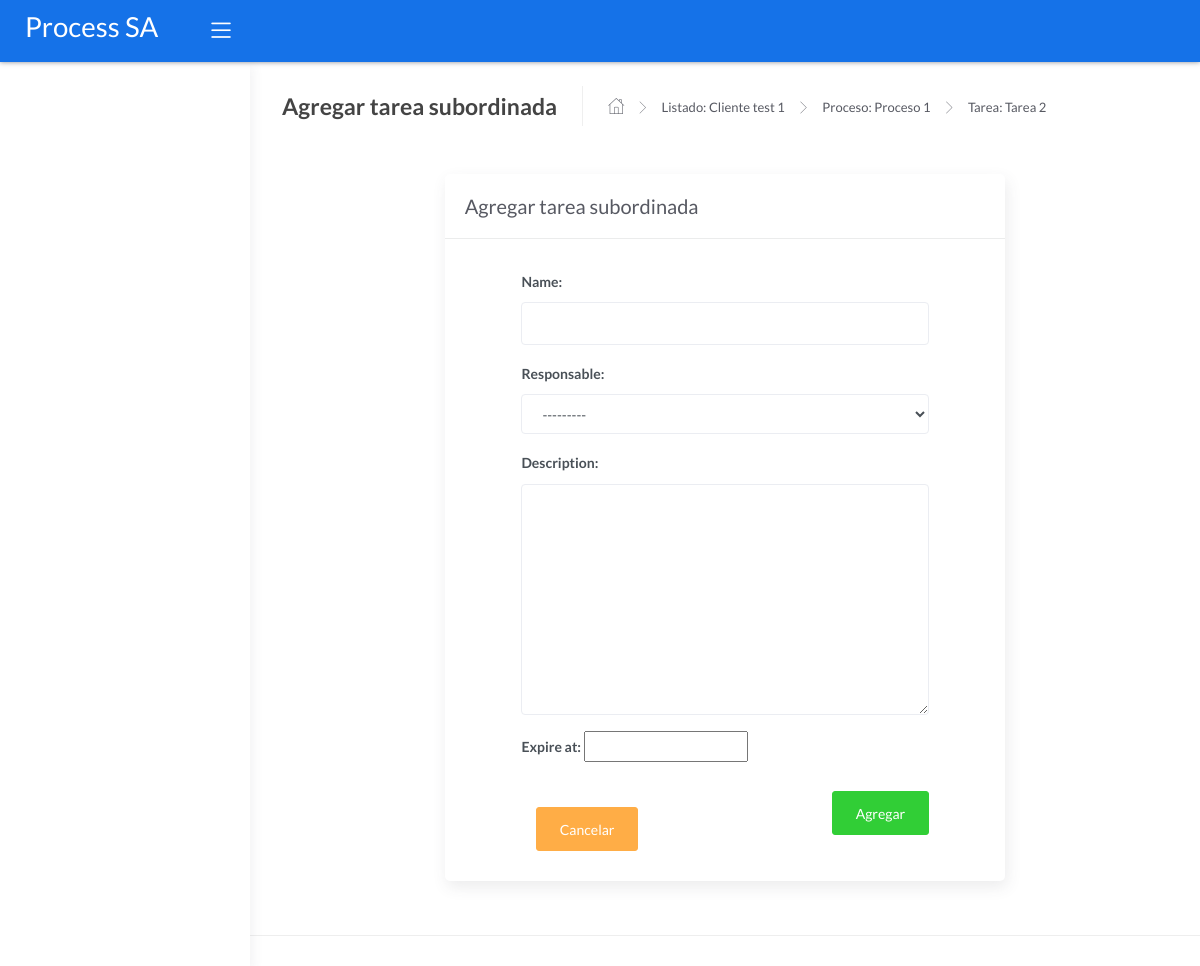
Screenshot of /process_detail/3/3/2/agregar_subordinada with the database file from the repository.
### processCore/models.py (models this page shows, shortened)
class Client(models.Model):
    name = models.CharField(max_length=100)
    email = models.EmailField()
    description = models.TextField(max_length=200)
    created_at = models.DateTimeField(auto_now_add=True)
    disabled = models.BooleanField(default = False)

class Process(models.Model):
    client = models.ForeignKey('Client', on_delete = models.CASCADE)
    name = models.CharField(max_length=50)
    description = models.TextField()
    created_at = models.DateTimeField(auto_now_add=True)
    disabled = models.BooleanField(default = False)

class Task(models.Model):
    autor = models.ForeignKey(
        settings.AUTH_USER_MODEL,
        on_delete=models.CASCADE,
        null=True)
    process = models.ForeignKey('Process', on_delete = models.CASCADE)
    name = models.CharField(max_length=50)
    responsable = models.ForeignKey('processAuth.userModel', on_delete = models.CASCADE, blank=True)
    description = models.TextField()
    created_at = models.DateTimeField(auto_now_add=True)
    expire_at = models.DateTimeField()
    status = models.IntegerField(choices = TASK_STATUS, default=4)

### processAuth/models.py (models this page shows)
class userModel(models.Model):
    user = models.OneToOneField(User, on_delete=models.CASCADE)
    name = models.CharField(max_length=100)
    email = models.EmailField()
    role = models.IntegerField(choices = USER_ROLE)
    created_at = models.DateTimeField(auto_now_add=True)
    disabled = models.BooleanField(default = False)
    def __str__(self):
        return self.name

### processCore/views.py (the view)
# urls.py: path('process_detail/<int:client_pk>/<int:process_pk>/<int:task_pk>/agregar_subordinada', views.agregar_subordinada, name="agregar_subordinada"),
def agregar_subordinada(request, client_pk, process_pk, task_pk):
    if request.method == 'POST':
        form = subordinadaForm(request.POST)
        if form.is_valid():
            TareaSubordinada = form.save(commit=False)
            TareaSubordinada.task = Task.objects.get(pk=task_pk)
            TareaSubordinada.save()
            return redirect('process_detail', client_pk=client_pk, process_pk=process_pk)
    else:
        form = subordinadaForm()
    context = {}
    context['client'] = Client.objects.get(pk=client_pk)
    context['process'] = Process.objects.get(pk=process_pk)
    context['task'] = Task.objects.get(pk=task_pk)
    context['form'] = form
    return render(request, 'forms/agregar_subordinada.html', context=context)

### processCore/forms.py
class subordinadaForm(forms.ModelForm):
    class Meta:
        model = TareaSubordinada
        fields = ('name', 'responsable', 'description', 'expire_at',)
        widgets = {
            'name': forms.TextInput(attrs={'class': 'form-control'}),
            'responsable': forms.Select(attrs={'class': 'form-control'}),
            'description': forms.Textarea(attrs={'class': 'form-control'}),
            'expire_at': forms.DateTimeInput(),
        }

### processCore/templates/forms/agregar_subordinada.html (shortened to what this page needs)
{% extends 'layouts/base.html' %}
{% block content %}
    <div class="page-inner">
        <div class="page-header">
            <h4 class="page-title"> Agregar tarea subordinada</h4>
            <ul class="breadcrumbs">
                <li class="nav-home">
                    <a href="{% url 'client_list' %} ">
                        <i class="flaticon-home"></i>
                    </a>
                </li>
                <li class="separator">
                    <i class="flaticon-right-arrow"></i>
                </li>
                <li class="nav-item">
                    <a href="{% url 'process_list' client_pk=client.pk %}">Listado: {{ client.name }}</a>
                </li>
                <li class="separator">
                    <i class="flaticon-right-arrow"></i>
                </li>
                <li class="nav-item">
                    <a href="{% url 'process_detail' client_pk=client.pk process_pk=process.pk %}">Proceso: {{ process.name }}</a>
                </li>
                <li class="separator">
                    <i class="flaticon-right-arrow"></i>
                </li>
                <li class="nav-item">
                    <a href="#">Tarea: {{ task.name }}</a>
                </li>
            </ul>
        </div>
        <div class="col-md-8 ml-auto mr-auto mt-5">
            <div class="card">
                <div class="card-header">
                    <div class="card-title">Agregar tarea subordinada</div>
                </div>
                <div class="card-body col-md-10 ml-auto mr-auto">
                    <div class="form-group">
                        <form method="POST">
                            {{ form.as_p }}
                            <button class="btn btn-success text-center pull-right mt-2" type="submit">Agregar</button>
                            <div class="row">
                                <div class="col-md-4">
                                    <a href="/process_detail/{{ client.pk }}/{{process.pk}}/{{task.pk}}" class="btn btn-warning mt-4">Cancelar</a>
                                </div>
                            </div>
                        </form>
                    </div>
                </div>
            </div>
        </div>
    </div>
{% endblock content %}

### rows the page displays
Client: name "Cliente test 1"
Process: name "Proceso 1"
Task: name "Tarea 2"
